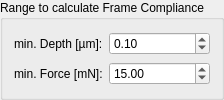
           <widget class="QGroupBox" name="groupBox_6">
            <property name="sizePolicy">
             <sizepolicy hsizetype="Maximum" vsizetype="Preferred">
              <horstretch>0</horstretch>
              <verstretch>0</verstretch>
             </sizepolicy>
            </property>
            <property name="minimumSize">
             <size>
              <width>224</width>
              <height>0</height>
             </size>
            </property>
            <property name="maximumSize">
             <size>
              <width>224</width>
              <height>300</height>
             </size>
            </property>
            <property name="title">
             <string>Range to calculate Frame Compliance</string>
            </property>
            <layout class="QGridLayout" name="gridLayout_14">
             <item row="0" column="1">
              <widget class="QLabel" name="label_12">
               <property name="sizePolicy">
                <sizepolicy hsizetype="Maximum" vsizetype="Preferred">
                 <horstretch>0</horstretch>
                 <verstretch>0</verstretch>
                </sizepolicy>
               </property>
               <property name="text">
                <string>min. Depth [µm]:</string>
               </property>
              </widget>
             </item>
             <item row="1" column="2">
              <widget class="QDoubleSpinBox" name="doubleSpinBox_critForceStiffness_tabTAF">
               <property name="maximum">
                <double>999.000000000000000</double>
               </property>
               <property name="singleStep">
                <double>1.000000000000000</double>
               </property>
               <property name="value">
                <double>15.000000000000000</double>
               </property>
              </widget>
             </item>
             <item row="1" column="1">
              <widget class="QLabel" name="label_13">
               <property name="sizePolicy">
                <sizepolicy hsizetype="Maximum" vsizetype="Preferred">
                 <horstretch>0</horstretch>
                 <verstretch>0</verstretch>
                </sizepolicy>
               </property>
               <property name="text">
                <string>min. Force [mN]:</string>
               </property>
              </widget>
             </item>
             <item row="0" column="2">
              <widget class="QDoubleSpinBox" name="doubleSpinBox_critDepthStiffness_tabTAF">
               <property name="singleStep">
                <double>0.010000000000000</double>
               </property>
               <property name="value">
                <double>0.100000000000000</double>
               </property>
              </widget>
             </item>
            </layout>
           </widget>
